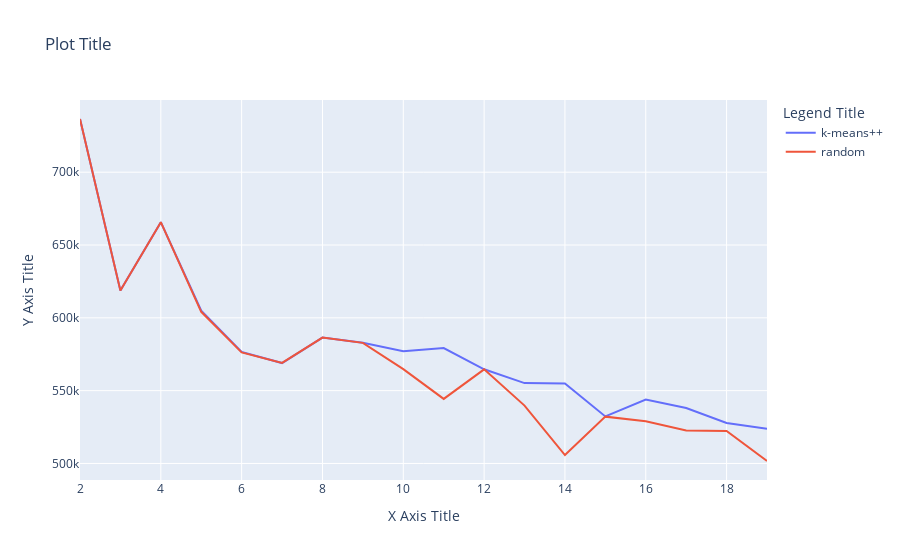

Notebook code for this chart:
### Code cell
fig = px.line(CHS2, x = 'cluster', y = 'chs', color = 'meth', title="Unsorted Input")
fig.update_traces(textposition="bottom right")
fig.update_layout(
    title="Plot Title",
    xaxis_title="X Axis Title",
    yaxis_title="Y Axis Title",
    legend_title="Legend Title",
)
fig.show()

### Figure 1 — Plotly figure (JSON) as saved in the notebook; plotly's stock layout.template omitted (floating-point values rounded to 4 significant figures)
{"data": [{"hovertemplate": "meth=k-means++<br>cluster=%{x}<br>chs=%{y}<extra></extra>", "legendgroup": "k-means++", "line": {"color": "#636efa", "dash": "solid"}, "marker": {"symbol": "circle"}, "mode": "lines", "name": "k-means++", "orientation": "v", "showlegend": true, "textposition": "bottom right", "type": "scatter", "x": [2, 3, 4, 5, 6, 7, 8, 9, 10, 11, 12, 13, 14, 15, 16, 17, 18, 19], "xaxis": "x", "y": [736500.0, 618700.0, 665700.0, 604900.0, 576600.0, 568900.0, 586500.0, 582800.0, 577100.0, 579200.0, 564700.0, 555200.0, 554900.0, 532300.0, 543900.0, 538000.0, 527800.0, 523900.0], "yaxis": "y"}, {"hovertemplate": "meth=random<br>cluster=%{x}<br>chs=%{y}<extra></extra>", "legendgroup": "random", "line": {"color": "#EF553B", "dash": "solid"}, "marker": {"symbol": "circle"}, "mode": "lines", "name": "random", "orientation": "v", "showlegend": true, "textposition": "bottom right", "type": "scatter", "x": [2, 3, 4, 5, 6, 7, 8, 9, 10, 11, 12, 13, 14, 15, 16, 17, 18, 19], "xaxis": "x", "y": [736500.0, 618700.0, 665700.0, 604100.0, 576300.0, 569000.0, 586500.0, 582800.0, 564800.0, 544300.0, 564600.0, 539700.0, 505800.0, 532200.0, 528900.0, 522700.0, 522400.0, 501700.0], "yaxis": "y"}], "layout": {"autosize": true, "legend": {"title": {"text": "Legend Title"}, "tracegroupgap": 0}, "title": {"text": "Plot Title"}, "xaxis": {"anchor": "y", "autorange": true, "domain": [0, 1], "range": [2, 19], "title": {"text": "X Axis Title"}, "type": "linear"}, "yaxis": {"anchor": "x", "autorange": true, "domain": [0, 1], "range": [488700.0, 749600.0], "title": {"text": "Y Axis Title"}, "type": "linear"}}}
